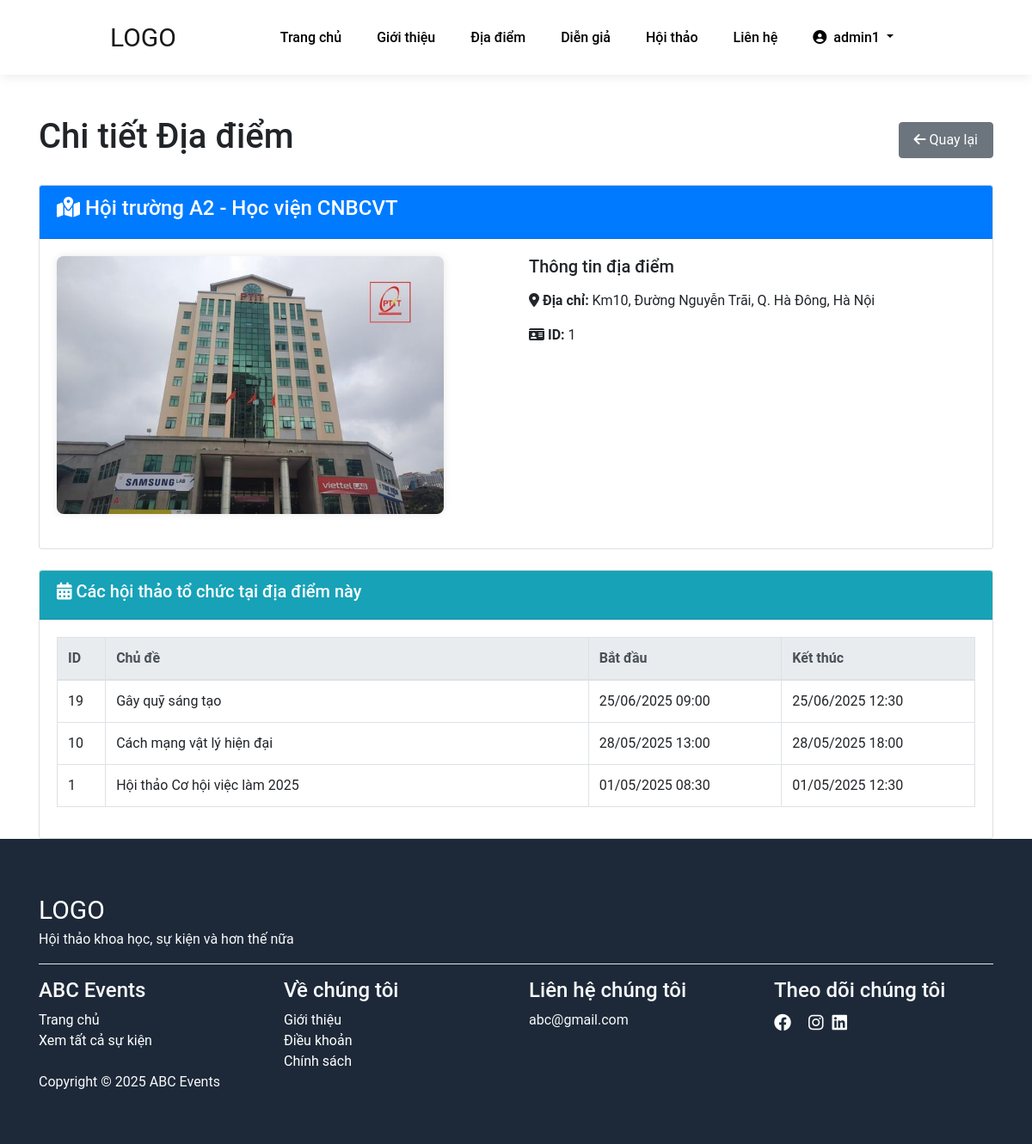
Page /layouts/location_view.php?id=1 (signed in) on the committed database.
### tables this page shows
CREATE TABLE locations (
    location_id INT PRIMARY KEY AUTO_INCREMENT,
    name VARCHAR(100) NOT NULL,
    address TEXT,
    photo TEXT
);

CREATE TABLE seminars (
    seminar_id INT PRIMARY KEY AUTO_INCREMENT,
    topic VARCHAR(200) NOT NULL,
    content TEXT NOT NULL,
    start_time DATETIME NOT NULL,
    end_time DATETIME NOT NULL,
    location_id INT,
    max_participants INT,
    category VARCHAR(100) NOT NULL,
    FOREIGN KEY (location_id) REFERENCES locations(location_id)
);

### layouts/location_view.php (the view, shortened to what this page needs)
<?php
require_once '../config.php';
$location = null;
$seminars = [];
$locationId = (int)$_GET['id'];
try {
  $stmt = $conn->prepare("SELECT * FROM locations WHERE location_id = :location_id");
  $stmt->bindParam(':location_id', $locationId, PDO::PARAM_INT);
  $stmt->execute();
  $location = $stmt->fetch(PDO::FETCH_ASSOC);
  $seminarStmt = $conn->prepare("
    SELECT seminar_id, topic, start_time, end_time
    FROM seminars
    WHERE location_id = :location_id
    ORDER BY start_time DESC
  ");
  $seminarStmt->bindParam(':location_id', $locationId, PDO::PARAM_INT);
  $seminarStmt->execute();
  $seminars = $seminarStmt->fetchAll(PDO::FETCH_ASSOC);
} catch (PDOException $e) {
  $errorMessage = "Lỗi khi lấy thông tin: " . $e->getMessage();
}
?>
<!DOCTYPE html>
<html lang="en">
<head>
  <link rel="stylesheet" href="https://cdn.jsdelivr.net/npm/bootstrap@4.1.3/dist/css/bootstrap.min.css">
  <link rel="stylesheet" href="../assets/css/style.css">
  <link rel="stylesheet" href="https://cdnjs.cloudflare.com/ajax/libs/font-awesome/6.4.0/css/all.min.css">
</head>
<body>
  <?php include '../layouts/header.php'; ?>
  <div class="container mt-5">
    <div class="d-flex justify-content-between align-items-center mb-4">
      <h1>Chi tiết Địa điểm</h1>
      <a href="./locations.php" class="btn btn-secondary">
        <i class="fas fa-arrow-left"></i> Quay lại
      </a>
    </div>
    <?php if ($location): ?>
      <div class="card mb-4">
        <div class="card-header bg-primary text-white">
          <h4><i class="fas fa-map-marked-alt"></i> <?php echo htmlspecialchars($location['name']); ?></h4>
        </div>
        <div class="card-body">
          <div class="row">
            <div class="col-md-6">
              <?php if (!empty($location['photo']) && file_exists("../assets/images/" . $location['photo'])): ?>
                <img src="<?php echo '../assets/images/' . htmlspecialchars($location['photo']); ?>" alt="Hình ảnh địa điểm" class="location-image">
              <?php else: ?>
                <div class="alert alert-info">
                  <i class="fas fa-info-circle"></i> Không có hình ảnh cho địa điểm này.
                </div>
              <?php endif; ?>
            </div>
            <div class="col-md-6">
              <h5 class="mb-3">Thông tin địa điểm</h5>
              <p>
                <strong><i class="fas fa-map-marker-alt"></i> Địa chỉ:</strong>
                <?php echo !empty($location['address']) ?
                  nl2br(htmlspecialchars($location['address'])) :
                  '<span class="text-muted">Chưa cập nhật</span>'; ?>
              </p>
              <p>
                <strong><i class="fas fa-id-card"></i> ID:</strong>
                <?php echo htmlspecialchars($location['location_id']); ?>
              </p>
            </div>
          </div>
        </div>
      </div>
      <div class="card">
        <div class="card-header bg-info text-white">
          <h5><i class="fas fa-calendar-alt"></i> Các hội thảo tổ chức tại địa điểm này</h5>
        </div>
        <div class="card-body">
          <?php if (!empty($seminars)): ?>
            <div class="table-responsive">
              <table class="table table-bordered table-hover">
                <thead class="thead-light">
                  <tr>
                    <th width="5%">ID</th>
                    <th width="50%">Chủ đề</th>
                    <th width="20%">Bắt đầu</th>
                    <th width="20%">Kết thúc</th>
                  </tr>
                </thead>
                <tbody>
                  <?php foreach ($seminars as $seminar): ?>
                    <tr>
                      <td><?php echo htmlspecialchars($seminar['seminar_id']); ?></td>
                      <td><?php echo htmlspecialchars($seminar['topic']); ?></td>
                      <td><?php echo date('d/m/Y H:i', strtotime($seminar['start_time'])); ?></td>
                      <td><?php echo date('d/m/Y H:i', strtotime($seminar['end_time'])); ?></td>
                    </tr>
                  <?php endforeach; ?>
                </tbody>
              </table>
            </div>
          <?php else: ?>
            <div class="alert alert-info">
              <i class="fas fa-info-circle"></i> Chưa có hội thảo nào được tổ chức tại địa điểm này.
            </div>
          <?php endif; ?>
        </div>
      </div>
    <?php endif; ?>
  </div>
  <?php include '../layouts/footer.php'; ?>
</body>
</html>

### assets/css/style.css (style rules this page uses)
:root { --primary: #ffffff; --secondary: #1d2939; --upcoming: #008739; --date: #8d8d8d; --hover: #007bff; --font: "Roboto", sans-serif; }
body { font-family: var(--font); }
a { text-decoration: none; color: black; }
a.btn { padding: 8px 17px; }

### layouts/location_view.php (style rules this page uses)
.location-image { max-width: 100%; max-height: 300px; border-radius: 8px; box-shadow: 0 0 10px rgba(0,0,0,0.1); margin-bottom: 20px; }

### rows in the picture
locations: name "Hội trường A2 - Học viện CNBCVT", photo (picture), address "Km10, Đường Nguyễn Trãi, Q. Hà Đông, Hà Nội", location_id "1"
seminars: seminar_id "19", topic "Gây quỹ sáng tạo", start_time "25/06/2025 09:00", end_time "25/06/2025 12:30"
seminars: seminar_id "10", topic "Cách mạng vật lý hiện đại", start_time "28/05/2025 13:00", end_time "28/05/2025 18:00"
seminars: seminar_id "1", topic "Hội thảo Cơ hội việc làm 2025", start_time "01/05/2025 08:30", end_time "01/05/2025 12:30"

### other values in the picture
$_SESSION['username'] "admin1"
